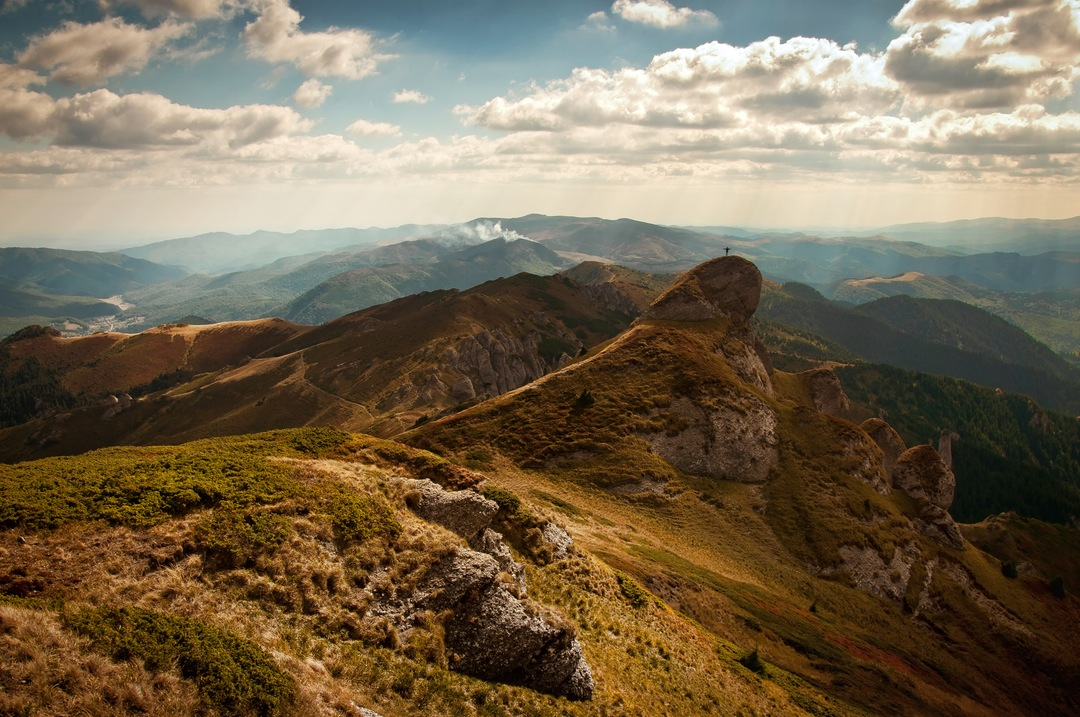
#> input picture class_feb28/mountain.jpg, 1080 x 717 px
$ python Blocks.py
#> lines starting #> are read from the running program, lines starting #| are printed output that depends on the picture
from PIL import Image
from io import BytesIO
from random import shuffle


SPACING = 10
VCELLS = 9
MARGIN = 20

hcells = 0


def start(image_byte_array):
    original_image = convert_bytes_to_image(image_byte_array)
#> in convert_bytes_to_image, returned value is the input picture: PIL image 1080x717 RGB; mean R, G, B 118.7, 104.8, 82
    working_image = create_working_image(original_image)
    destination_image = create_destination_image(working_image)
    randomize(working_image, destination_image)
    return convert_image_to_bytes(destination_image)


def create_working_image(original_image):
    global hcells
    x1 = 0
    y1 = 0
    x2 = 0
    y2 = 0
    width, height = original_image.size
#> width = 1080; height = 717
    if width > ((height*3)//2):
        new_width = (3 * height) // 2
#> new_width = 1075
        x1 = width//2 - new_width//2
#> x1 = 3
        y1 = 0
        x2 = new_width + x1
#> x2 = 1078
        y2 = height
#> y2 = 717
        hcells = new_width//(((height//VCELLS)*3)//2)
#> hcells = 9
    else:
        new_height = (2 * width) // 3
        x1 = 0
        y1 = height//2 - new_height//2
        x2 = width
        y2 = new_height + y1
        hcells = width//(((new_height//VCELLS)*3)//2)
    return original_image.crop((x1, y1, x2, y2))
#> returned value: PIL image 1075x717 RGB


def create_destination_image(reference_image):
    width = ((VCELLS+1)*SPACING) + reference_image.size[0]
#> width = 1175
    height = ((hcells+1)*SPACING) + reference_image.size[1]
#> height = 817
    return Image.new('RGBA', (width, height), 'black')


def randomize(working_image, destination_image):
    block_width = working_image.size[0] // hcells
#> block_width = 119
    block_height = working_image.size[1] // VCELLS
#> block_height = 79

    cell_coordinates = [ (x, y) for x in range(0, hcells) for y in range(0, VCELLS) ]
    shuffle(cell_coordinates)
    h2 = 0
    v2 = 0
    for coor in cell_coordinates:
        # get random block in work image
        wx1 = block_width * coor[0]
        wy1 = block_height * coor[1]
        wx2 = wx1 + block_width
        wy2 = wy1 + block_height
        block = working_image.crop((wx1, wy1, wx2, wy2))

        # paste in order to destination_image
        dx1 = block_width * h2 + (SPACING + (h2 * SPACING))
        dy1 = block_height * v2 + (SPACING + (v2 * SPACING))
        destination_image.paste(block, (dx1, dy1))
        v2 += 1
        if v2 >= VCELLS:
            h2 += 1
            v2 = 0
#> this loop made 81 passes
#> pass 1, in randomize, `block = working_image.crop((wx1, wy1, wx2, wy2))`:
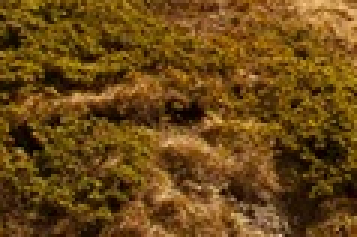
#> block: PIL image 119x79 RGB (shown 3 times larger); mean R, G, B 106.4, 71.9, 21.8
#> pass 2, in randomize, `block = working_image.crop((wx1, wy1, wx2, wy2))`:
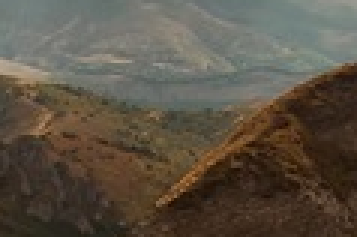
#> block: PIL image 119x79 RGB (shown 3 times larger); mean R, G, B 92, 82.8, 69.5
#> pass 3, in randomize, `block = working_image.crop((wx1, wy1, wx2, wy2))`:
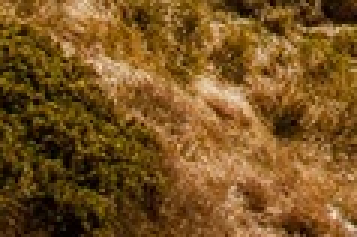
#> block: PIL image 119x79 RGB (shown 3 times larger); mean R, G, B 120.4, 83, 33.8
#> after the loop:
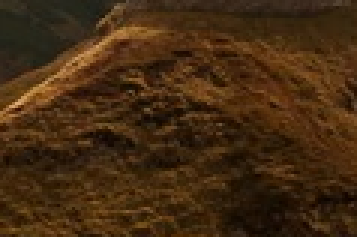
#> block: PIL image 119x79 RGB (shown 3 times larger); mean R, G, B 68.3, 42.9, 17.4
#> after the loop:
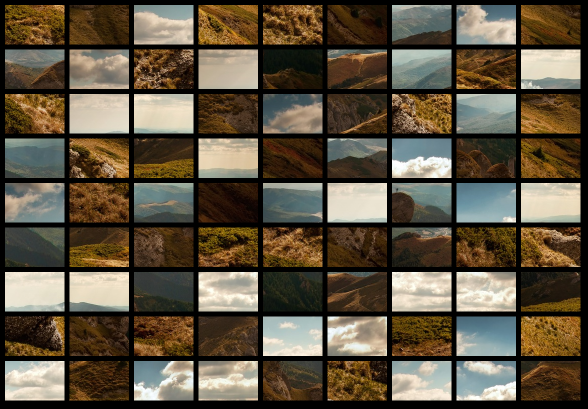
#> destination_image: PIL image 1175x817 RGBA (shown at 1/2 size); mean R, G, B, A 94.5, 83.6, 65.6, 255
#> after the loop, h2 = 9; v2 = 0


def convert_image_to_bytes(image):
    fp = BytesIO()
#> (the run stopped early here; a loop or call above may not have finished)

$ run again, with class_feb28/fireworks.jpg copied over class_feb28/mountain.jpg
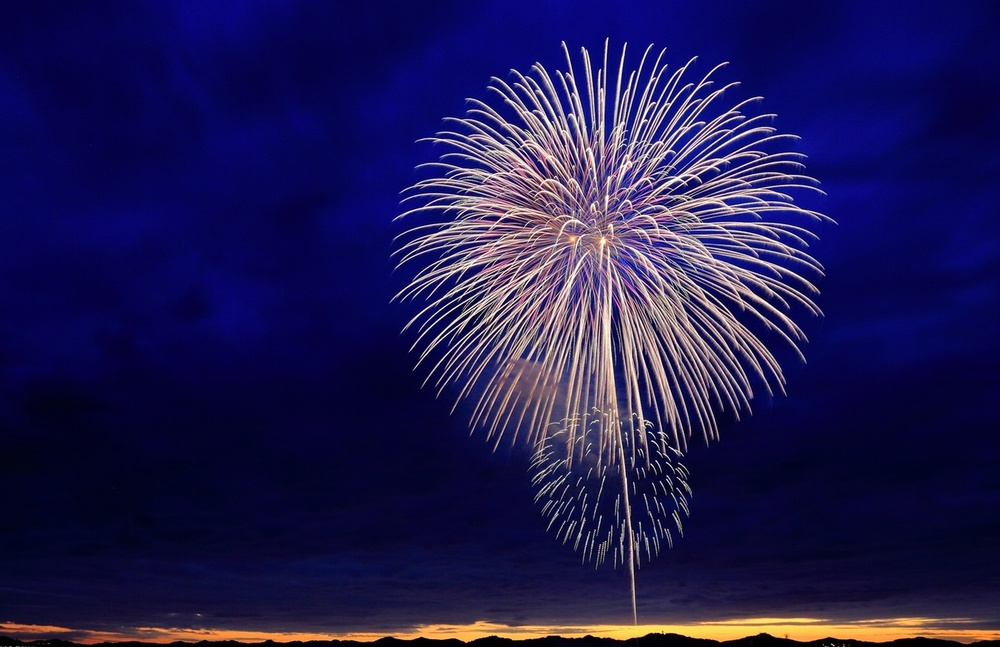
#> input picture class_feb28/fireworks.jpg, 1000 x 647 px, shrunk from 1275 x 825 before the run
#> in convert_bytes_to_image, returned value is the input picture: PIL image 1000x647 RGB; mean R, G, B 32.3, 26.6, 82.8
#> after the loop in randomize, `for coor in cell_coordinates:`:
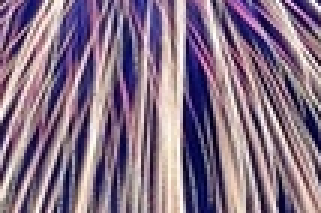
#> block: PIL image 107x71 RGB (shown 3 times larger); mean R, G, B 135, 113.7, 135
#> after the loop in randomize, `for coor in cell_coordinates:`:
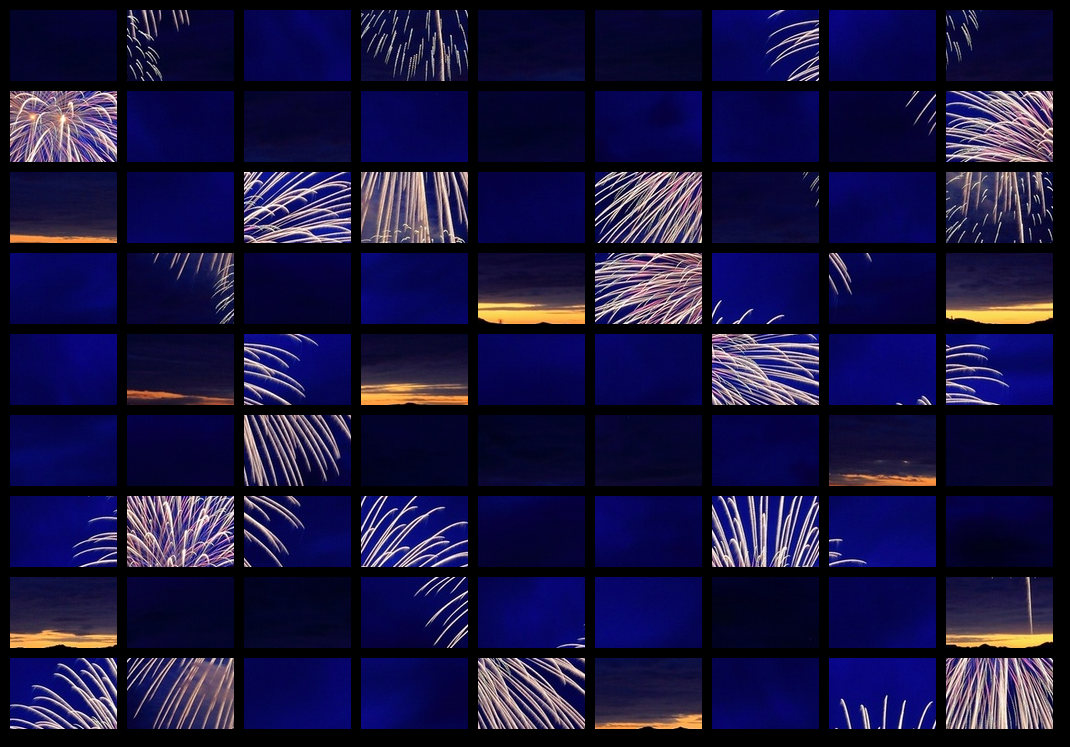
#> destination_image: PIL image 1070x747 RGBA; mean R, G, B, A 25.5, 21.1, 64.9, 255
#> after the loop in randomize, `for coor in cell_coordinates:`: h2 = 9; v2 = 0

$ run again, with class_feb28/heartsun.jpg copied over class_feb28/mountain.jpg
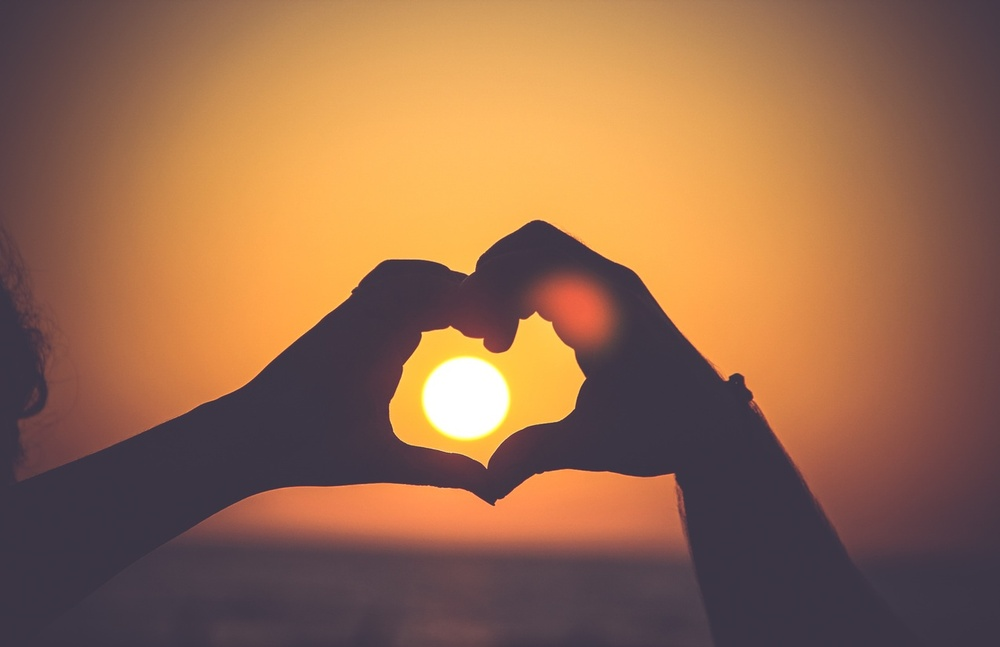
#> input picture class_feb28/heartsun.jpg, 1000 x 647 px, shrunk from 1275 x 825 before the run
#> in convert_bytes_to_image, returned value is the input picture: PIL image 1000x647 RGB; mean R, G, B 150.1, 106.2, 77.5
#> after the loop in randomize, `for coor in cell_coordinates:`:
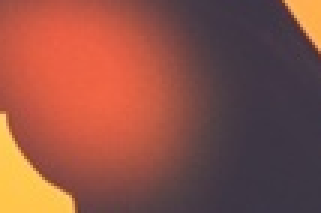
#> block: PIL image 107x71 RGB (shown 3 times larger); mean R, G, B 140.8, 80.8, 68.6
#> after the loop in randomize, `for coor in cell_coordinates:`:
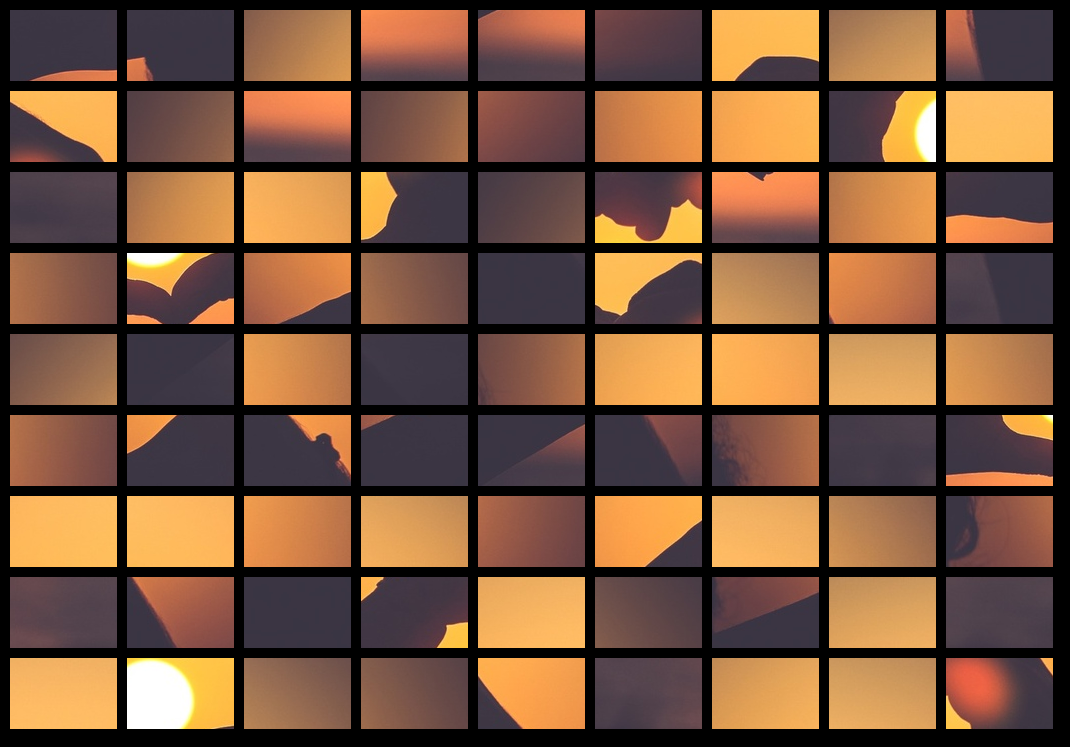
#> destination_image: PIL image 1070x747 RGBA; mean R, G, B, A 118.5, 83.6, 60, 255
#> after the loop in randomize, `for coor in cell_coordinates:`: h2 = 9; v2 = 0
